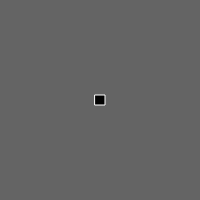
Frame 1 (no input)
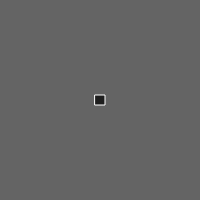
Frame 60 (no input)
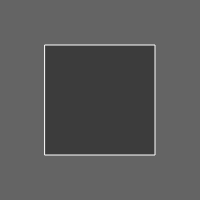
Frame 120 (the mouse pressed at the canvas centre since frame 60)

The p5.js sketch that drew these frames (run headless with seeded random() and noise() and a simulated clock; from frame 60 on, the mouse is pressed at the canvas centre):

// p5.js sketch
// ── sketch.js
function setup() {
	createCanvas(200,200);
	frameRate(30);
}

function draw() {
	background(100);
	stroke(255);
  
  // rect gets lighter
	fill(frameCount/2);
	rectMode(CENTER);
  
  //rect gets bigger but stays in middle of canvas
	rect(width/2,height/2,mouseX + 10,mouseY + 10);
}
function keyPressed() {
	print(key)
}
